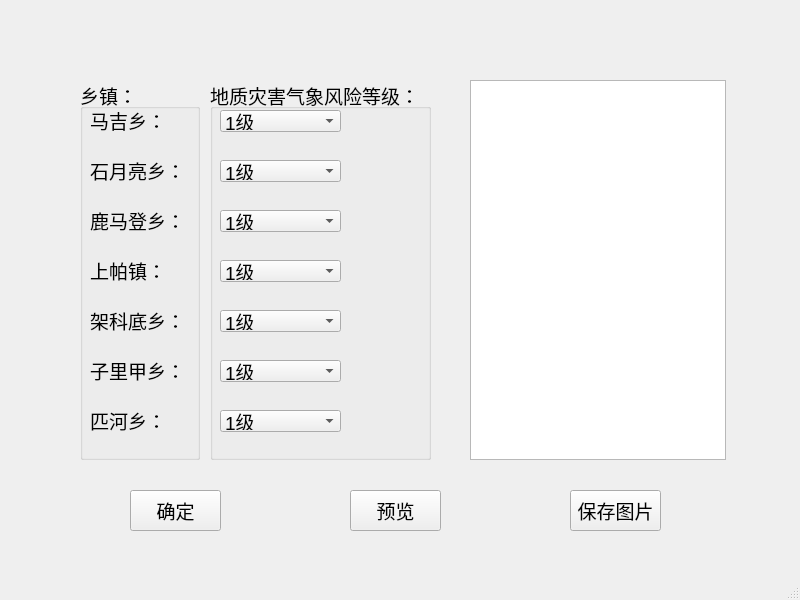
<?xml version="1.0" encoding="UTF-8"?>
<ui version="4.0">
 <class>MainWindow</class>
 <widget class="QMainWindow" name="MainWindow">
  <property name="geometry">
   <rect>
    <x>0</x>
    <y>0</y>
    <width>800</width>
    <height>600</height>
   </rect>
  </property>
  <property name="windowTitle">
   <string>福贡县地质灾害气象风险等级划定</string>
  </property>
  <widget class="QWidget" name="centralwidget">
   <widget class="QGroupBox" name="groupBox">
    <property name="geometry">
     <rect>
      <x>80</x>
      <y>80</y>
      <width>120</width>
      <height>380</height>
     </rect>
    </property>
    <property name="font">
     <font>
      <family>Arial</family>
      <pointsize>14</pointsize>
     </font>
    </property>
    <property name="layoutDirection">
     <enum>Qt::LeftToRight</enum>
    </property>
    <property name="title">
     <string>乡镇：</string>
    </property>
    <property name="flat">
     <bool>false</bool>
    </property>
    <widget class="QLabel" name="label">
     <property name="geometry">
      <rect>
       <x>10</x>
       <y>25</y>
       <width>91</width>
       <height>31</height>
      </rect>
     </property>
     <property name="text">
      <string>马吉乡：</string>
     </property>
    </widget>
    <widget class="QLabel" name="label_2">
     <property name="geometry">
      <rect>
       <x>10</x>
       <y>75</y>
       <width>91</width>
       <height>31</height>
      </rect>
     </property>
     <property name="text">
      <string>石月亮乡：</string>
     </property>
    </widget>
    <widget class="QLabel" name="label_3">
     <property name="geometry">
      <rect>
       <x>10</x>
       <y>125</y>
       <width>91</width>
       <height>31</height>
      </rect>
     </property>
     <property name="text">
      <string>鹿马登乡：</string>
     </property>
    </widget>
    <widget class="QLabel" name="label_4">
     <property name="geometry">
      <rect>
       <x>10</x>
       <y>175</y>
       <width>91</width>
       <height>31</height>
      </rect>
     </property>
     <property name="text">
      <string>上帕镇：</string>
     </property>
    </widget>
    <widget class="QLabel" name="label_5">
     <property name="geometry">
      <rect>
       <x>10</x>
       <y>225</y>
       <width>91</width>
       <height>31</height>
      </rect>
     </property>
     <property name="text">
      <string>架科底乡：</string>
     </property>
    </widget>
    <widget class="QLabel" name="label_6">
     <property name="geometry">
      <rect>
       <x>10</x>
       <y>275</y>
       <width>91</width>
       <height>31</height>
      </rect>
     </property>
     <property name="text">
      <string>子里甲乡：</string>
     </property>
    </widget>
    <widget class="QLabel" name="label_7">
     <property name="geometry">
      <rect>
       <x>10</x>
       <y>325</y>
       <width>91</width>
       <height>31</height>
      </rect>
     </property>
     <property name="text">
      <string>匹河乡：</string>
     </property>
    </widget>
   </widget>
   <widget class="QGroupBox" name="groupBox_2">
    <property name="geometry">
     <rect>
      <x>210</x>
      <y>80</y>
      <width>221</width>
      <height>380</height>
     </rect>
    </property>
    <property name="font">
     <font>
      <family>Arial</family>
      <pointsize>14</pointsize>
     </font>
    </property>
    <property name="title">
     <string>地质灾害气象风险等级：</string>
    </property>
    <widget class="QComboBox" name="MA">
     <property name="geometry">
      <rect>
       <x>10</x>
       <y>30</y>
       <width>121</width>
       <height>22</height>
      </rect>
     </property>
     <item>
      <property name="text">
       <string>1级</string>
      </property>
     </item>
     <item>
      <property name="text">
       <string>2级</string>
      </property>
     </item>
     <item>
      <property name="text">
       <string>3级</string>
      </property>
     </item>
     <item>
      <property name="text">
       <string>4级</string>
      </property>
     </item>
    </widget>
    <widget class="QComboBox" name="SHI">
     <property name="geometry">
      <rect>
       <x>10</x>
       <y>80</y>
       <width>121</width>
       <height>22</height>
      </rect>
     </property>
     <item>
      <property name="text">
       <string>1级</string>
      </property>
     </item>
     <item>
      <property name="text">
       <string>2级</string>
      </property>
     </item>
     <item>
      <property name="text">
       <string>3级</string>
      </property>
     </item>
     <item>
      <property name="text">
       <string>4级</string>
      </property>
     </item>
    </widget>
    <widget class="QComboBox" name="LU">
     <property name="geometry">
      <rect>
       <x>10</x>
       <y>130</y>
       <width>121</width>
       <height>22</height>
      </rect>
     </property>
     <item>
      <property name="text">
       <string>1级</string>
      </property>
     </item>
     <item>
      <property name="text">
       <string>2级</string>
      </property>
     </item>
     <item>
      <property name="text">
       <string>3级</string>
      </property>
     </item>
     <item>
      <property name="text">
       <string>4级</string>
      </property>
     </item>
    </widget>
    <widget class="QComboBox" name="SHANG">
     <property name="geometry">
      <rect>
       <x>10</x>
       <y>180</y>
       <width>121</width>
       <height>22</height>
      </rect>
     </property>
     <item>
      <property name="text">
       <string>1级</string>
      </property>
     </item>
     <item>
      <property name="text">
       <string>2级</string>
      </property>
     </item>
     <item>
      <property name="text">
       <string>3级</string>
      </property>
     </item>
     <item>
      <property name="text">
       <string>4级</string>
      </property>
     </item>
    </widget>
    <widget class="QComboBox" name="JIA">
     <property name="geometry">
      <rect>
       <x>10</x>
       <y>230</y>
       <width>121</width>
       <height>22</height>
      </rect>
     </property>
     <item>
      <property name="text">
       <string>1级</string>
      </property>
     </item>
     <item>
      <property name="text">
       <string>2级</string>
      </property>
     </item>
     <item>
      <property name="text">
       <string>3级</string>
      </property>
     </item>
     <item>
      <property name="text">
       <string>4级</string>
      </property>
     </item>
    </widget>
    <widget class="QComboBox" name="ZI">
     <property name="geometry">
      <rect>
       <x>10</x>
       <y>280</y>
       <width>121</width>
       <height>22</height>
      </rect>
     </property>
     <item>
      <property name="text">
       <string>1级</string>
      </property>
     </item>
     <item>
      <property name="text">
       <string>2级</string>
      </property>
     </item>
     <item>
      <property name="text">
       <string>3级</string>
      </property>
     </item>
     <item>
      <property name="text">
       <string>4级</string>
      </property>
     </item>
    </widget>
    <widget class="QComboBox" name="PI">
     <property name="geometry">
      <rect>
       <x>10</x>
       <y>330</y>
       <width>121</width>
       <height>22</height>
      </rect>
     </property>
     <item>
      <property name="text">
       <string>1级</string>
      </property>
     </item>
     <item>
      <property name="text">
       <string>2级</string>
      </property>
     </item>
     <item>
      <property name="text">
       <string>3级</string>
      </property>
     </item>
     <item>
      <property name="text">
       <string>4级</string>
      </property>
     </item>
    </widget>
   </widget>
   <widget class="QGraphicsView" name="graphicsView">
    <property name="geometry">
     <rect>
      <x>470</x>
      <y>80</y>
      <width>256</width>
      <height>380</height>
     </rect>
    </property>
   </widget>
   <widget class="QPushButton" name="pushButton2">
    <property name="geometry">
     <rect>
      <x>350</x>
      <y>490</y>
      <width>91</width>
      <height>41</height>
     </rect>
    </property>
    <property name="font">
     <font>
      <family>Arial</family>
      <pointsize>14</pointsize>
     </font>
    </property>
    <property name="text">
     <string>预览</string>
    </property>
   </widget>
   <widget class="QPushButton" name="pushButton3">
    <property name="geometry">
     <rect>
      <x>570</x>
      <y>490</y>
      <width>91</width>
      <height>41</height>
     </rect>
    </property>
    <property name="font">
     <font>
      <family>Arial</family>
      <pointsize>14</pointsize>
     </font>
    </property>
    <property name="text">
     <string>保存图片</string>
    </property>
   </widget>
   <widget class="QPushButton" name="pushButton1">
    <property name="geometry">
     <rect>
      <x>130</x>
      <y>490</y>
      <width>91</width>
      <height>41</height>
     </rect>
    </property>
    <property name="font">
     <font>
      <family>Arial</family>
      <pointsize>14</pointsize>
     </font>
    </property>
    <property name="text">
     <string>确定</string>
    </property>
   </widget>
  </widget>
  <widget class="QMenuBar" name="menubar">
   <property name="geometry">
    <rect>
     <x>0</x>
     <y>0</y>
     <width>800</width>
     <height>23</height>
    </rect>
   </property>
  </widget>
  <widget class="QStatusBar" name="statusbar"/>
 </widget>
 <resources/>
 <connections/>
</ui>
